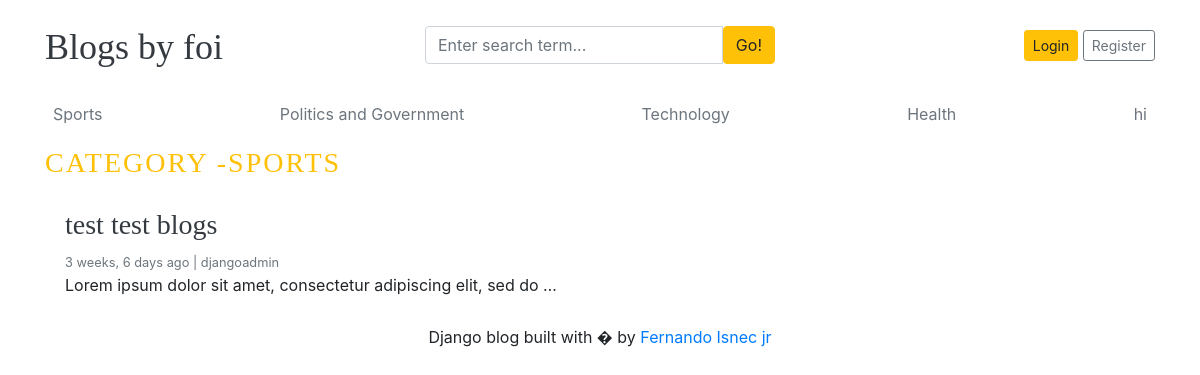
Page /category/1/ on the committed database.
### blogs/models.py (models this page shows, shortened)
class Category(models.Model):
    category_name =models.CharField(max_length=50,unique=True)
    created_at = models.DateTimeField(auto_now_add=True)
    updated_at =models.DateTimeField(auto_now=True)
    class Meta:
        verbose_name_plural ='categories'
    def __str__(self):
        return self.category_name

class Blog(models.Model):
    title = models.CharField(max_length =100)
    slug =  models.SlugField(max_length =150, unique=True,blank =True)
    category = models.ForeignKey(Category, on_delete =models.CASCADE)
    author = models.ForeignKey(User,on_delete =models.CASCADE)
    featured_image =models.ImageField(upload_to ='uploads/%Y/%m/%d')
    short_description =models.TextField(max_length =500)
    blog_body = models.TextField(max_length =2000)
    status = models.CharField(max_length = 20,choices = STATUS_CHOICES,default ="Draft")
    is_featured =models.BooleanField(default=False)
    created_at = models.DateTimeField(auto_now_add=True)
    updated_at = models.DateTimeField(auto_now=True)

### blogs/views.py (the view)
# urls.py: path('<int:category_id>/', views.posts_by_category, name ='posts_by_category')
def posts_by_category(request, category_id):
   posts = Blog.objects.filter(status='Published',category_id =category_id)
   category = get_object_or_404(Category,pk =category_id)
   context = {
       'posts': posts,
       'category': category,
    }
   return render (request,'posts_by_category.html',context)

### blogs/context_processors.py (called while the page is built)
def get_categories(request):
    categories = Category.objects.all()
    return dict(categories = categories)

def get_social_links(request):
    social_links = SocialLink.objects.all
    return dict(social_links = social_links)

### templates/posts_by_category.html
{% extends 'base.html' %}
{% block content %}
  <h3 class = "text-uppercase text-warning" style ="letter-spacing: 2px;">Category -{{category}} </h3>
 <div class="row mb-2">
    {% if posts  %}
    {%  for post in posts %}
    <div class="col-md-6">
      <div class="card border-0" >
        <div class="card-body">
          <h3><a href ="{% url 'blogs' post.slug %}" class = "text-dark"> {{ post.title}}</a></h3>
          <small class="mb-1 text-muted">{{post.created_at|timesince}} ago | {{post.author}}</small>
          <p class="card-text">{{ post.short_description |truncatewords:10}}</p>
        </div>
      </div>
    </div>
    {% endfor %}
    {% else %}
    <p> No posts found <p>
    {% endif %}
    </div>
  </div>
  {% endblock %}

### templates/base.html (shortened to what this page needs)
{% load static %}
<!DOCTYPE html>
<html lang="en">
<head>
    <link href="https://getbootstrap.com/docs/4.0/dist/css/bootstrap.min.css" rel="stylesheet">
    <link href="{% static 'css/blog.css' %}" rel="stylesheet">
    <link rel="stylesheet" href="https://cdnjs.cloudflare.com/ajax/libs/font-awesome/4.7.0/css/font-awesome.min.css">
  </head>
<body>
    <div class="container">
      <header class="blog-header py-3">
        <div class="row flex-nowrap justify-content-between align-items-center">
          <div class="col-4 pt-1">
            <a class="blog-header-logo text-dark" href="/">Blogs by foi</a>
          </div>
        <div class = "col-4">
          <form action ="{% url 'search' %}" method = "GET">
            <div class="input-group">
              <input class="form-control" type="text" name ="keyword" value = "{{keyword}}" placeholder="Enter search term..." aria-label="Enter search term..." aria-describedby="button-search" />
              <button type = "submit" class="btn btn-warning" id="button-search" type="button">Go!</button>
          </div>
        </form>
      </div>
      <div class="col-4 d-flex justify-content-end align-items-center">
        {% if  not user.is_authenticated %}
            <a class="btn btn-sm btn-warning" href="{% url 'login' %}">Login </a> &nbsp;
            <a class="btn btn-sm btn-outline-secondary" href="{% url 'register'%}">Register</a>
            {% else %}
            <span><a href = "{% url 'dashboard' %}">Dashboard</a></span>
            &emsp;
            <span ><a href ="{% url 'logout' %}">Logout</a></span>
            {% endif %}
          </div>
        </div>
      </header>
      <div class="nav-scroller py-1 mb-2">
        <nav class="nav d-flex justify-content-between">
          {% for cat in  categories %}
          <a class="p-2 text-muted" href= "{% url 'posts_by_category' cat.id %}">{{ cat.category_name }}</a>
          {% endfor %}
        </nav>
    </div>
{%block content%}
{% endblock %}
<div>
  <footer class="blog-footer ">
    <p>Django blog built with � by <a href="#">Fernando Isnec jr </a></p>
   </footer>
  </div>
</body>
</html>

### blog_main/static/css/blog.css (style rules this page uses)
.blog-header-logo { font-family: "Playfair Display", Georgia, "Times New Roman", serif; font-size: 2.25rem; }
h1, h2, h3, h4, h5, h6 { font-family: "Playfair Display", Georgia, "Times New Roman", serif; }

### templates/base.html (style rules this page uses)
footer { text-align: center; }

### rows in the picture
Category: category_name "Sports", category_name "SPORTS"
Category: category_name "Politics and Government"
Category: category_name "Technology"
Category: category_name "Health"
Category: category_name "hi"
Blog: title "test test blogs", created_at "3 weeks, 6 days", author "djangoadmin", short_description "Lorem ipsum dolor sit amet, consectetur adipiscing elit, sed do …"
